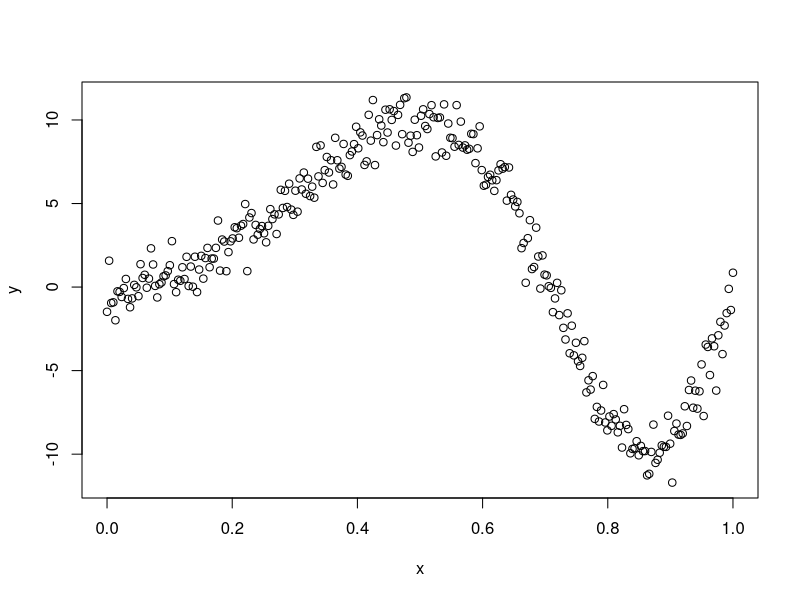
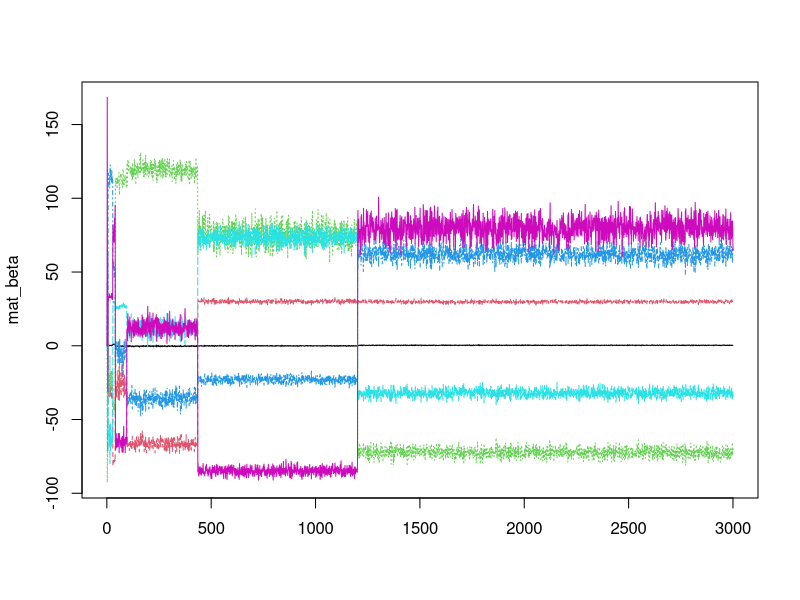
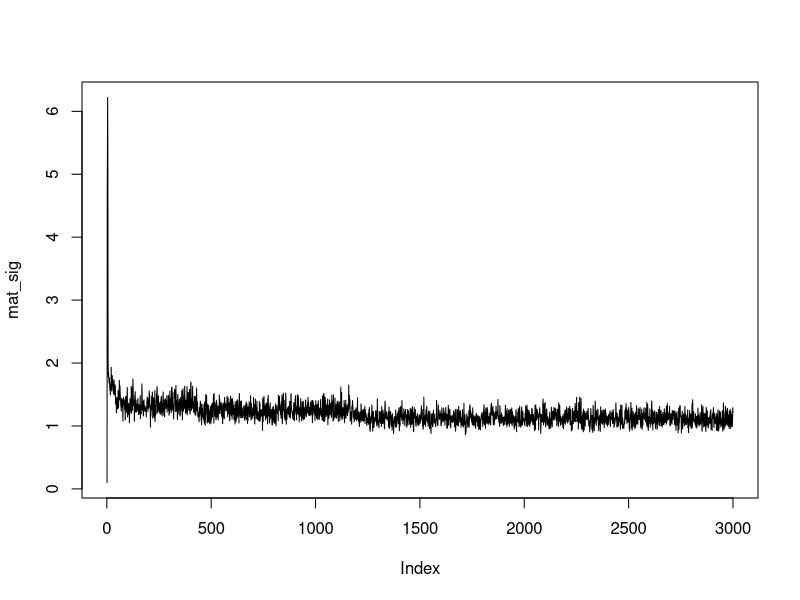
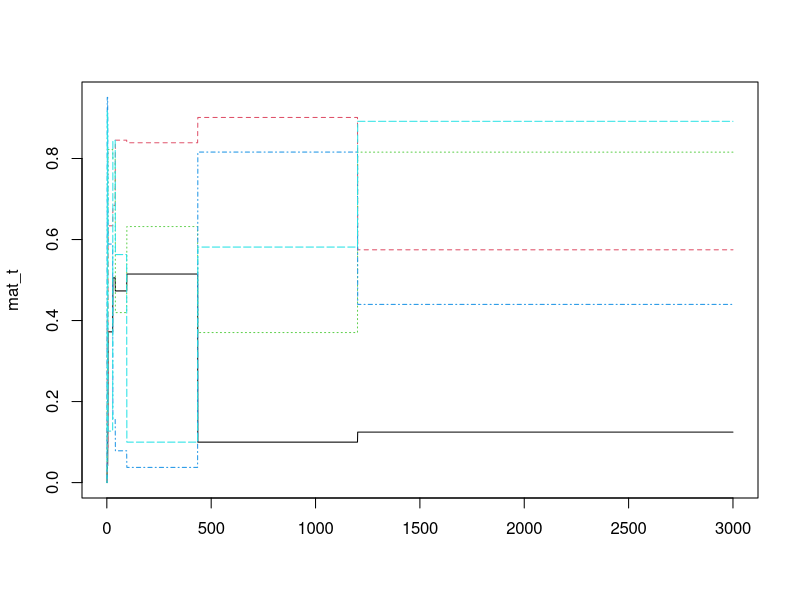

Here is the R script that generated these plots, in order:
## ---- chunk 1
knitr::opts_chunk$set(echo = TRUE)
## ---- chunk 2
set.seed(12)
n<-300
x<-seq(0,1,length.out=n)
y<-sin(2*pi*x^2)*10+rnorm(n)
plot(x,y)
## ---- chunk 3
library(mvtnorm)

mcmc_spline <- function(nknot = 5) {
  
  p_t <- function(sig_sq, betahat, X) {
    (-1/(2*sig_sq)) * t(y - (X %*% betahat)) %*% (y - (X %*% betahat))
  }
  
  p_sig <- function(a = 0, b = 0, X, beta) {
    n <- nrow(X)
    a_term <- a + (n/2)
    b_term <- 0.5 * (2*b + (t(y - (X %*% beta)) %*% (y - (X %*% beta))))
    1 / rgamma(1, shape = a_term, rate = b_term)
  }
  
  p_beta <- function(sig_sq, tau_sq = 100, X) {
    p = ncol(X)-1
    sig <- solve( (1/sig_sq) * (t(X) %*% X) + (1/tau_sq) * diag(p+1) )
    mu <- (1/sig_sq) * sig %*% t(X) %*% y
    rmvnorm(1, mean = mu, sigma = sig)
  }
  
  bhat <- function(sig_sq, tau_sq = 100, X) {
    p = ncol(X)-1
    sig <- solve( (1/sig_sq) * (t(X) %*% X) + (1/tau_sq) * diag(p+1) )
    mu <- (1/sig_sq) * sig %*% t(X) %*% y
    mu
  }
  
  met_gibbs <- function(its) {
    
    mat_t <- matrix(NA, its, nknot)
    mat_t[1,] <- rep(0, nknot)
    
    ## INITIALIZE X_curr ##
    X_curr <- matrix(NA, nknot, length(x))
    s <- sample(1, nknot, replace = TRUE)
    for(i in 1:nknot) {
        for(j in 1:length(x)) {
          X_curr[i,j] <- max(s[i] * (x[j] - mat_t[1,i]), 0)
        } #creating basis
      } #X Matrix 
    X_curr <- t(X_curr); X_curr <- cbind(1, X_curr)
    
    mat_beta <- matrix(NA, its, ncol(X_curr))
    mat_sig <- rep(NA, its)
    
    mat_sig[1] <- 0.1
    mat_beta[1,] <- rep(0, ncol(X_curr))
    
    ar <- 0
    for(it in 2:its) {
      propose_t <- function(x) {
        log(dunif(x, 0, 1))
      }
    
      candidate_t <- runif(nknot, 0, 1)
      
      ### CREATE BASIS FUNCTIONS FROM THIS t-vector  ###
      
      s <- sample(1, nknot, replace = TRUE)
      
      X_cand <- matrix(NA, nknot, length(x))
      
      for(i in 1:nknot) {
        for(j in 1:length(x)) {
          X_cand[i,j] <- max(s[i] * (x[j] - candidate_t[i]), 0)
        } #creating basis
      } #X Matrix
      
      X_cand <- t(X_cand)
      X_cand <- cbind(1, X_cand)
      
      ratio <- 
        (p_t(sig_sq = mat_sig[it-1], betahat = bhat(mat_sig[it-1], X = X_cand), X = X_cand)
         - propose_t(candidate_t)) -
        (p_t(sig_sq = mat_sig[it-1], betahat = bhat(mat_sig[it-1], X = X_curr), X = X_curr)
         - propose_t(mat_t[it-1,]))
      
      accept_prob <- min(0, ratio)
      u <- log(runif(1))
      #browser()
      if(u < accept_prob) {
        ar <- ar + 1
        mat_t[it,] <- candidate_t
        X_curr <- X_cand
      } else {
        mat_t[it,] <- mat_t[it-1,]
      }
      
      mat_beta[it,] <- p_beta(sig_sq = mat_sig[it-1], X = X_curr)
      mat_sig[it] <- p_sig(beta = mat_beta[it,], X = X_curr)
    }
    list(mat_beta, mat_sig, mat_t, X_curr, ar/its)
  }

  its <- 3000
  a <- met_gibbs(its = its)
  mat_beta <- a[[1]] #beta values
  mat_sig <- a[[2]] #sig^2 values
  mat_t <- a[[3]]
  X_curr <- a[[4]]
  ar <- a[[5]]
  
  list(mat_beta, mat_sig, mat_t, X_curr, ar)
}

## ---- chunk 4
res <- mcmc_spline()
mat_beta <- res[[1]]
mat_sig <- res[[2]]
mat_t <- res[[3]]
X_curr <- res[[4]]
ar <- res[[5]]
## ---- chunk 5
matplot(mat_beta, type = "l")
plot(mat_sig, type = "l")
matplot(mat_t, type = "l")
colMeans(mat_beta)
mean(mat_sig)
ar
